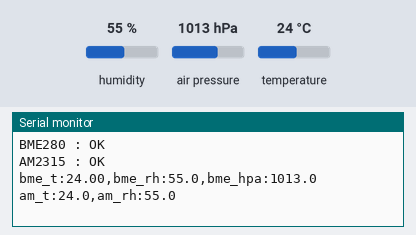
Simulated run of this sketch. Board: ESP32-S3. Parts: the last lines printed to the serial monitor. Inputs (shaded band) come from the test bench; at power-on: humidity 55 %, air pressure 1013 hPa, temperature 24 °C.

Above: at 1.2 s.
1.3 s: humidity set to 22 %
At 2.8 s:
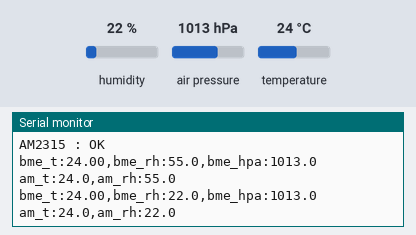
2.9 s: air pressure set to 952 hPa
4.5 s: temperature set to 12 °C
At 6.1 s:
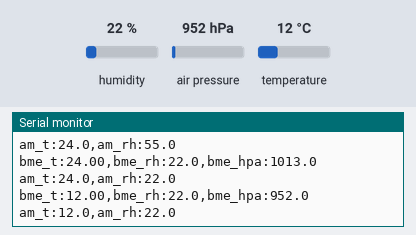

Measured:
- after the input at 1.3 s, the serial monitor: prints a new line after 1.2 s (image 1)
- after the input at 4.5 s, the serial monitor: prints a new line after 0.59 s (image 2)

The sketch:

Lab05_I2C_Test.ino
```cpp
// TGR2026 Track 1 Lab Sheet · Lab 5
// ทดสอบ BME280 + AM2315
// ออกแบบเนื้อหาโดย Dr. Natthakorn Kasamsumran
// บอร์ด: ESP32S3 Dev Module, Flash 16MB, PSRAM: OPI PSRAM

#include <Wire.h>
#include <Adafruit_BME280.h>
#include <Adafruit_AM2315.h>

Adafruit_BME280 bme;
Adafruit_AM2315 am2315(&Wire);
bool bmeOk = false, amOk = false;

void setup() {
  Serial.begin(115200);
  Wire.begin(8, 9);
  Wire.setClock(100000);

  bmeOk = bme.begin(0x76, &Wire) || bme.begin(0x77, &Wire);
  Serial.printf("BME280 : %s\n", bmeOk ? "OK" : "NOT FOUND");

  amOk = am2315.begin();
  Serial.printf("AM2315 : %s\n", amOk ? "OK" : "NOT FOUND");
}

void loop() {
  if (bmeOk) {
    Serial.printf("bme_t:%.2f,bme_rh:%.1f,bme_hpa:%.1f\n",
                  bme.readTemperature(), bme.readHumidity(),
                  bme.readPressure() / 100.0F);
  }
  float t, h;
  if (am2315.readTemperatureAndHumidity(&t, &h)) {
    Serial.printf("am_t:%.1f,am_rh:%.1f\n", t, h);
  } else {
    Serial.println("AM2315 read failed");
  }
  delay(2500);   // AM2315 อัปเดตได้ไม่ถี่กว่าทุก 2 วินาที
}
```
